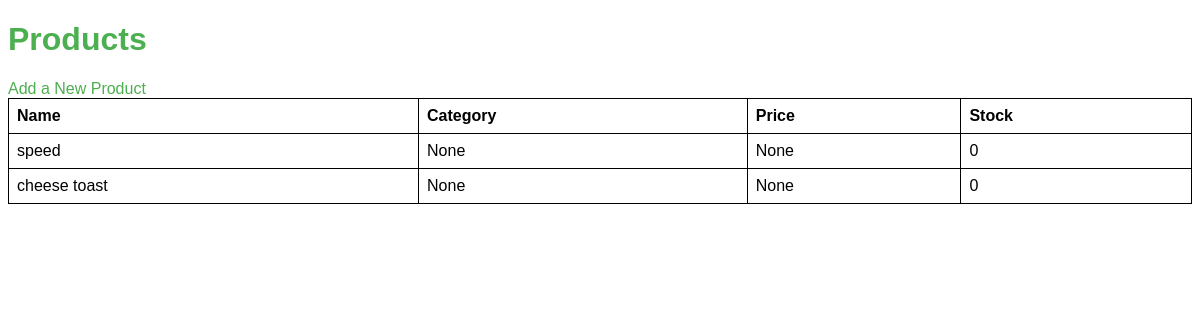
/products, run on an earlier commit of the app's database.
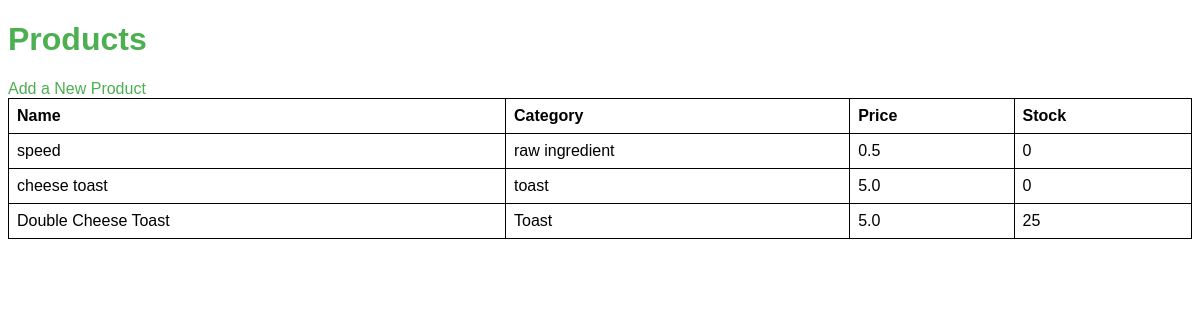
And on a later commit of the database.
### backend/app/models/product_table.py (models this page shows, shortened)
class Product(Base):
    __tablename__ = "products"
    product_id = Column(Integer, primary_key=True, index=True)
    name = Column(String, index=True)
    category = Column(String)  # 'raw ingredient' or 'toast'
    price_per_unit = Column(Float)
    stock_quantity = Column(Integer, default=0)
    sales = relationship("Sale", back_populates="product")
    product_ingredients = relationship("ProductIngredient", back_populates="product", cascade="all, delete-orphan")

### backend/app/services/admin_webpage.py (the view)
@app.route('/products')
def products():
    products = database.get_all_products()  # Fetch all products from the database
    return render_template('products.html', products=products)

### backend/app/chame_app/database_instance.py (called while the page is built)
    def get_session(self):
        return self.SessionLocal()

    def get_all_products(self) -> List[Product]:
        session = self.get_session()
        try:
            products = session.query(Product).all()
            return products
        except Exception as e:
            raise e
        finally:
            session.close()

### frontend/admin_webpage/templates/products.html (shortened to what this page needs)
<!DOCTYPE html>
<html lang="en">
<head>
    <link rel="stylesheet" href="{{ url_for('static', filename='css/style.css') }}">
</head>
<body>
    <h1>Products</h1>
    <a href="{{ url_for('add_product') }}">Add a New Product</a>
    <table>
        <thead>
            <tr>
                <th>Name</th>
                <th>Category</th>
                <th>Price</th>
                <th>Stock</th>
            </tr>
        </thead>
        <tbody>
            {% for product in products %}
                <tr>
                    <td>{{ product.name }}</td>
                    <td>{{ product.category }}</td>
                    <td>{{ product.price_per_unit }}</td>
                    <td>{{ product.stock_quantity }}</td>
                </tr>
            {% endfor %}
        </tbody>
    </table>
</body>
</html>

### frontend/admin_webpage/static/css/style.css (style rules this page uses)
body { font-family: Arial, sans-serif; }
h1 { color: #4CAF50; }
table { width: 100%; border-collapse: collapse; }
table, th, td { border: 1px solid black; }
th, td { padding: 8px; text-align: left; }
a { color: #4CAF50; text-decoration: none; }

What changed in the data, as far as the page shows it:
changed Product "speed": category "None" → "raw ingredient"; price_per_unit "None" → "0.5"
changed Product "cheese toast": category "None" → "toast"; price_per_unit "None" → "5.0"
added Product: name "Double Cheese Toast", category "Toast", price_per_unit "5.0", stock_quantity "25"
